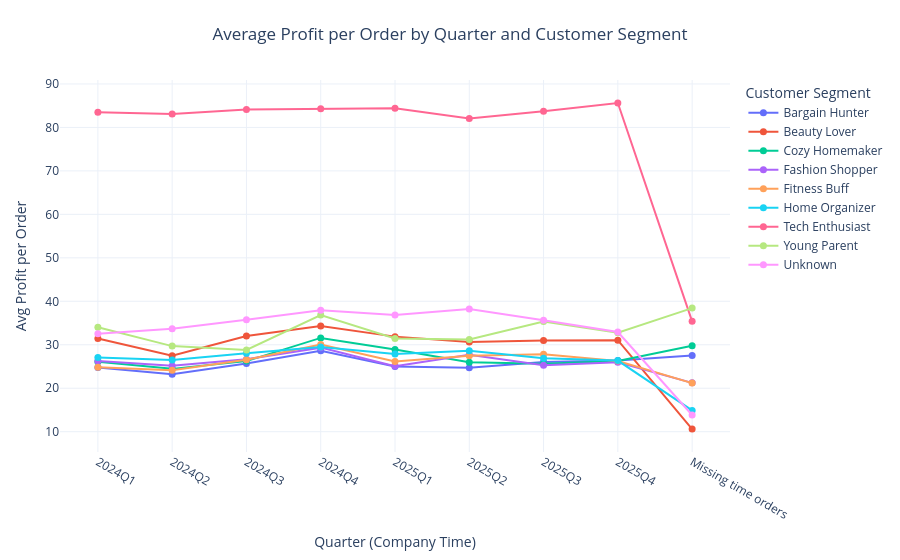

The notebook cell this image was saved under:
### Markdown cell above
## Question 2:
What is the average profit per order by quarter for each customer segment?

### Code cell
# quarter label (rename NaT quarter into a readable bucket)
order_df["order_quarter"] = (
    order_df["order_datetime_company"]
      .dt.to_period("Q")
      .astype(str)
      .replace("NaT", "Missing time orders")
)

q2 = (
    order_df.groupby(["order_quarter", "customer_segment"], as_index=False, observed=False)
            .agg(
                avg_profit_per_order=("order_net_profit", "mean"),
                orders=("order_id", "nunique"),
            )
            .sort_values(["order_quarter", "customer_segment"])
)

fig_q2 = px.line(
    q2,
    x="order_quarter",
    y="avg_profit_per_order",
    color="customer_segment",
    markers=True,
    title="Average Profit per Order by Quarter and Customer Segment",
    labels={
        "order_quarter": "Quarter (Company Time)",
        "avg_profit_per_order": "Avg Profit per Order",
        "customer_segment": "Customer Segment",
    },
    hover_data={"orders": True},
)

fig_q2.update_traces(marker=dict(size=7), line=dict(width=2))
fig_q2.update_layout(
    title={"x": 0.5, "xanchor": "center"},
    height=600,
    legend_title_text="Customer Segment",
    hovermode="x unified",
    autosize=True,
    margin=dict(t=80, r=30, b=60, l=60),
)

fig_q2.show()

### Figure 1 — Plotly figure (JSON) as saved in the notebook; plotly's stock layout.template omitted (floating-point values rounded to 4 significant figures)
{"data": [{"customdata": [[3725], [3633], [3641], [3723], [3607], [3686], [3660], [3649], [21]], "hovertemplate": "Customer Segment=Bargain Hunter<br>Quarter (Company Time)=%{x}<br>Avg Profit per Order=%{y}<br>orders=%{customdata[0]}<extra></extra>", "legendgroup": "Bargain Hunter", "line": {"color": "#636efa", "dash": "solid", "width": 2}, "marker": {"size": 7, "symbol": "circle"}, "mode": "lines+markers", "name": "Bargain Hunter", "orientation": "v", "showlegend": true, "type": "scatter", "x": ["2024Q1", "2024Q2", "2024Q3", "2024Q4", "2025Q1", "2025Q2", "2025Q3", "2025Q4", "Missing time orders"], "xaxis": "x", "y": [24.78, 23.22, 25.71, 28.62, 25.0, 24.73, 26.04, 26.4, 27.53], "yaxis": "y"}, {"customdata": [[3603], [3598], [3575], [3674], [3562], [3573], [3654], [3627], [24]], "hovertemplate": "Customer Segment=Beauty Lover<br>Quarter (Company Time)=%{x}<br>Avg Profit per Order=%{y}<br>orders=%{customdata[0]}<extra></extra>", "legendgroup": "Beauty Lover", "line": {"color": "#EF553B", "dash": "solid", "width": 2}, "marker": {"size": 7, "symbol": "circle"}, "mode": "lines+markers", "name": "Beauty Lover", "orientation": "v", "showlegend": true, "type": "scatter", "x": ["2024Q1", "2024Q2", "2024Q3", "2024Q4", "2025Q1", "2025Q2", "2025Q3", "2025Q4", "Missing time orders"], "xaxis": "x", "y": [31.42, 27.46, 32.0, 34.31, 31.87, 30.64, 30.99, 31.05, 10.62], "yaxis": "y"}, {"customdata": [[3635], [3634], [3649], [3638], [3601], [3624], [3644], [3676], [28]], "hovertemplate": "Customer Segment=Cozy Homemaker<br>Quarter (Company Time)=%{x}<br>Avg Profit per Order=%{y}<br>orders=%{customdata[0]}<extra></extra>", "legendgroup": "Cozy Homemaker", "line": {"color": "#00cc96", "dash": "solid", "width": 2}, "marker": {"size": 7, "symbol": "circle"}, "mode": "lines+markers", "name": "Cozy Homemaker", "orientation": "v", "showlegend": true, "type": "scatter", "x": ["2024Q1", "2024Q2", "2024Q3", "2024Q4", "2025Q1", "2025Q2", "2025Q3", "2025Q4", "Missing time orders"], "xaxis": "x", "y": [26.07, 24.46, 26.24, 31.58, 28.91, 25.97, 25.61, 26.25, 29.76], "yaxis": "y"}, {"customdata": [[3659], [3578], [3621], [3685], [3594], [3566], [3665], [3599], [16]], "hovertemplate": "Customer Segment=Fashion Shopper<br>Quarter (Company Time)=%{x}<br>Avg Profit per Order=%{y}<br>orders=%{customdata[0]}<extra></extra>", "legendgroup": "Fashion Shopper", "line": {"color": "#ab63fa", "dash": "solid", "width": 2}, "marker": {"size": 7, "symbol": "circle"}, "mode": "lines+markers", "name": "Fashion Shopper", "orientation": "v", "showlegend": true, "type": "scatter", "x": ["2024Q1", "2024Q2", "2024Q3", "2024Q4", "2025Q1", "2025Q2", "2025Q3", "2025Q4", "Missing time orders"], "xaxis": "x", "y": [26.27, 25.19, 26.64, 29.34, 25.09, 27.69, 25.29, 25.98, 21.24], "yaxis": "y"}, {"customdata": [[3497], [3512], [3553], [3530], [3514], [3516], [3540], [3527], [26]], "hovertemplate": "Customer Segment=Fitness Buff<br>Quarter (Company Time)=%{x}<br>Avg Profit per Order=%{y}<br>orders=%{customdata[0]}<extra></extra>", "legendgroup": "Fitness Buff", "line": {"color": "#FFA15A", "dash": "solid", "width": 2}, "marker": {"size": 7, "symbol": "circle"}, "mode": "lines+markers", "name": "Fitness Buff", "orientation": "v", "showlegend": true, "type": "scatter", "x": ["2024Q1", "2024Q2", "2024Q3", "2024Q4", "2025Q1", "2025Q2", "2025Q3", "2025Q4", "Missing time orders"], "xaxis": "x", "y": [24.83, 24.15, 26.55, 30.08, 26.14, 27.49, 27.83, 26.28, 21.18], "yaxis": "y"}, {"customdata": [[3648], [3610], [3591], [3664], [3628], [3576], [3677], [3612], [25]], "hovertemplate": "Customer Segment=Home Organizer<br>Quarter (Company Time)=%{x}<br>Avg Profit per Order=%{y}<br>orders=%{customdata[0]}<extra></extra>", "legendgroup": "Home Organizer", "line": {"color": "#19d3f3", "dash": "solid", "width": 2}, "marker": {"size": 7, "symbol": "circle"}, "mode": "lines+markers", "name": "Home Organizer", "orientation": "v", "showlegend": true, "type": "scatter", "x": ["2024Q1", "2024Q2", "2024Q3", "2024Q4", "2025Q1", "2025Q2", "2025Q3", "2025Q4", "Missing time orders"], "xaxis": "x", "y": [27.09, 26.51, 28.07, 29.46, 27.86, 28.64, 26.88, 26.35, 14.89], "yaxis": "y"}, {"customdata": [[3831], [3721], [3764], [3789], [3778], [3770], [3797], [3764], [16]], "hovertemplate": "Customer Segment=Tech Enthusiast<br>Quarter (Company Time)=%{x}<br>Avg Profit per Order=%{y}<br>orders=%{customdata[0]}<extra></extra>", "legendgroup": "Tech Enthusiast", "line": {"color": "#FF6692", "dash": "solid", "width": 2}, "marker": {"size": 7, "symbol": "circle"}, "mode": "lines+markers", "name": "Tech Enthusiast", "orientation": "v", "showlegend": true, "type": "scatter", "x": ["2024Q1", "2024Q2", "2024Q3", "2024Q4", "2025Q1", "2025Q2", "2025Q3", "2025Q4", "Missing time orders"], "xaxis": "x", "y": [83.48, 83.1, 84.13, 84.28, 84.38, 82.06, 83.7, 85.62, 35.39], "yaxis": "y"}, {"customdata": [[3538], [3485], [3510], [3563], [3516], [3536], [3523], [3532], [18]], "hovertemplate": "Customer Segment=Young Parent<br>Quarter (Company Time)=%{x}<br>Avg Profit per Order=%{y}<br>orders=%{customdata[0]}<extra></extra>", "legendgroup": "Young Parent", "line": {"color": "#B6E880", "dash": "solid", "width": 2}, "marker": {"size": 7, "symbol": "circle"}, "mode": "lines+markers", "name": "Young Parent", "orientation": "v", "showlegend": true, "type": "scatter", "x": ["2024Q1", "2024Q2", "2024Q3", "2024Q4", "2025Q1", "2025Q2", "2025Q3", "2025Q4", "Missing time orders"], "xaxis": "x", "y": [34.04, 29.69, 28.8, 36.83, 31.45, 31.21, 35.34, 32.76, 38.44], "yaxis": "y"}, {"customdata": [[1525], [1553], [1440], [1545], [1523], [1510], [1503], [1522], [14]], "hovertemplate": "Customer Segment=Unknown<br>Quarter (Company Time)=%{x}<br>Avg Profit per Order=%{y}<br>orders=%{customdata[0]}<extra></extra>", "legendgroup": "Unknown", "line": {"color": "#FF97FF", "dash": "solid", "width": 2}, "marker": {"size": 7, "symbol": "circle"}, "mode": "lines+markers", "name": "Unknown", "orientation": "v", "showlegend": true, "type": "scatter", "x": ["2024Q1", "2024Q2", "2024Q3", "2024Q4", "2025Q1", "2025Q2", "2025Q3", "2025Q4", "Missing time orders"], "xaxis": "x", "y": [32.56, 33.66, 35.76, 37.92, 36.85, 38.24, 35.63, 32.93, 13.85], "yaxis": "y"}], "layout": {"autosize": true, "hovermode": "x unified", "legend": {"title": {"text": "Customer Segment"}, "tracegroupgap": 0}, "margin": {"b": 60, "l": 60, "r": 30, "t": 80}, "title": {"text": "Average Profit per Order by Quarter and Customer Segment", "x": 0.5, "xanchor": "center"}, "xaxis": {"anchor": "y", "autorange": true, "domain": [0, 1], "range": [-0.5375, 8.538], "title": {"text": "Quarter (Company Time)"}, "type": "category"}, "yaxis": {"anchor": "x", "autorange": true, "domain": [0, 1], "range": [5.445, 90.8], "title": {"text": "Avg Profit per Order"}, "type": "linear"}}}
